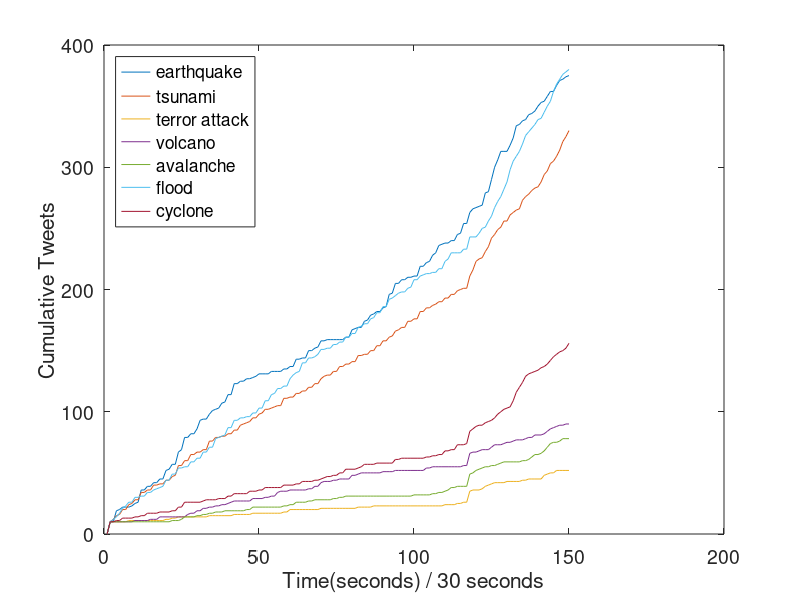

Source code (MATLAB):
d = {'earthquake' 'tsunami' 'terror attack' 'volcano' 'avalanche' 'flood' 'cyclone' 'tornado' 'hurricane'};
p = csvread('disaster30.txt');

%set(0,'DefaultAxesColorOrder',[0 0 0],'DefaultAxesLineStyleOrder','-|-.|--|:');

f = figure;
plot(p(:,1:7));
legend(d,'Location','NorthWest');
set(f,'Position', [0, 0, 800, 300]);
set(gca,'FontSize',14);
xlabel('Time(seconds) / 30 seconds');
ylabel('Cumulative Tweets');
savefig('tweets.pdf','pdf');